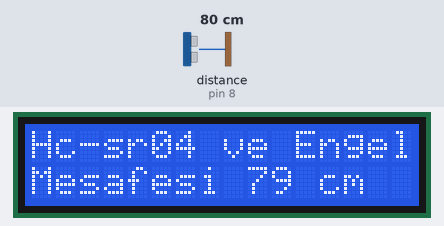
The sketch below on a simulated Arduino Uno, built with avr-gcc and run on an emulated ATmega328P. Parts: 16×2 character LCD. Wiring (inferred from the names in the program): ultrasonic range finder: trigger pin 9; echo pin 8. Inputs (shaded band) come from the test bench; at power-on: distance to the obstacle (sensor on pin 8) 80 cm. The echo pulse lasts 58.3 µs per cm.

Above: at 1.2 s.
1.3 s: distance to the obstacle (sensor on pin 8) set to 2 cm
At 2.1 s:
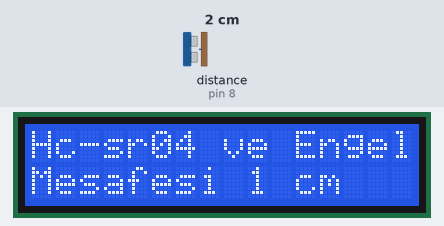
3.8 s: distance to the obstacle (sensor on pin 8) set to 4 cm
At 4.4 s:
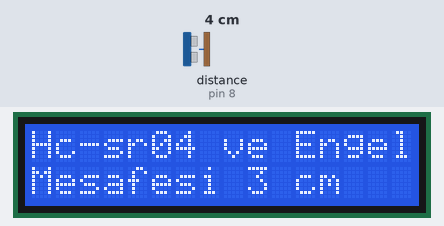
5.3 s: distance to the obstacle (sensor on pin 8) set to 9 cm
At 5.9 s:
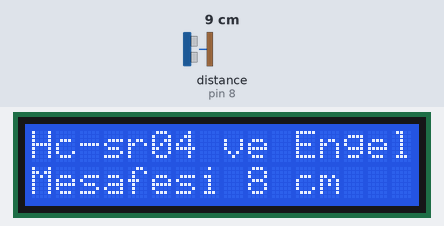
Timing chart, 0 to 8.3 s (numbered marks = the images above; inputs shaded):
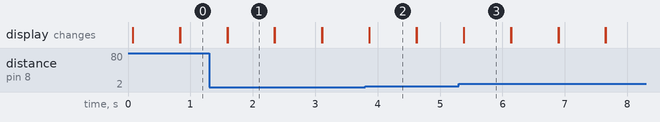

The sketch:

Bolum_8_uyg_1.ino
```cpp
#include <LiquidCrystal.h>  //Kütüphane dosyası ekleniyor.
LiquidCrystal LCD(12,11,5,4,3,2);//LCD’nin hangi pinleri kullanacağı
                                 //açıklanıyor
#define trigPin 9     //Mesafe sensörü için kullanılacak
#define echoPin 8     //pinler belirleniyor.
void setup() {
 pinMode(trigPin, OUTPUT);// Arduino için giriş/çıkış bacakları
 pinMode(echoPin, INPUT);  //belirleniyor.
 LCD.begin(16,2);   //LCD tanımlanıyor ve çalıştırılıyor.
 LCD.setCursor(0,0);//Ekranın neresine yazı yazılacağı
                    //tespit ediliyor.
 LCD.print("#Arduino ve Pic");//Ekarana veri gönderiliyor.
}
void loop() {
  LCD.setCursor(0,0);
 LCD.print("Hc-sr04 ve Engel ");
  long duration, distance; //Mesafe tanımı yapılıyor
 digitalWrite(trigPin, LOW);//trigPin’e 0 bilgisi gönderiliyor.
 delayMicroseconds(2);//2 micro saniye bekleme komutu.
 digitalWrite(trigPin, HIGH);//trigPin’e 1 bilgisi gönderiliyor.
 delayMicroseconds(10);//10 micro saniye bekleme komutu.
 digitalWrite(trigPin, LOW);
 duration = pulseIn(echoPin, HIGH);//Süre hesaplanıyor.
 distance = (duration/2) / 29.1;//Süreden mesafe hesaplanır.
LCD.setCursor(0,1); //LCD üzerinden gösterilecek
                    //mesafe bilgisi burda
 LCD.print(" ");    //hazırlanır. ve gösterilir
 LCD.setCursor(0,1);
 LCD.print("Mesafesi ");
 LCD.setCursor(9,1);
 LCD.print(distance);
 LCD.print(" cm");
 delay(750);
 LCD.clear() ;
}
```

Measured:
- what the display in image 1 shows lasts 0.7 s, from 1.6 s to 2.3 s
